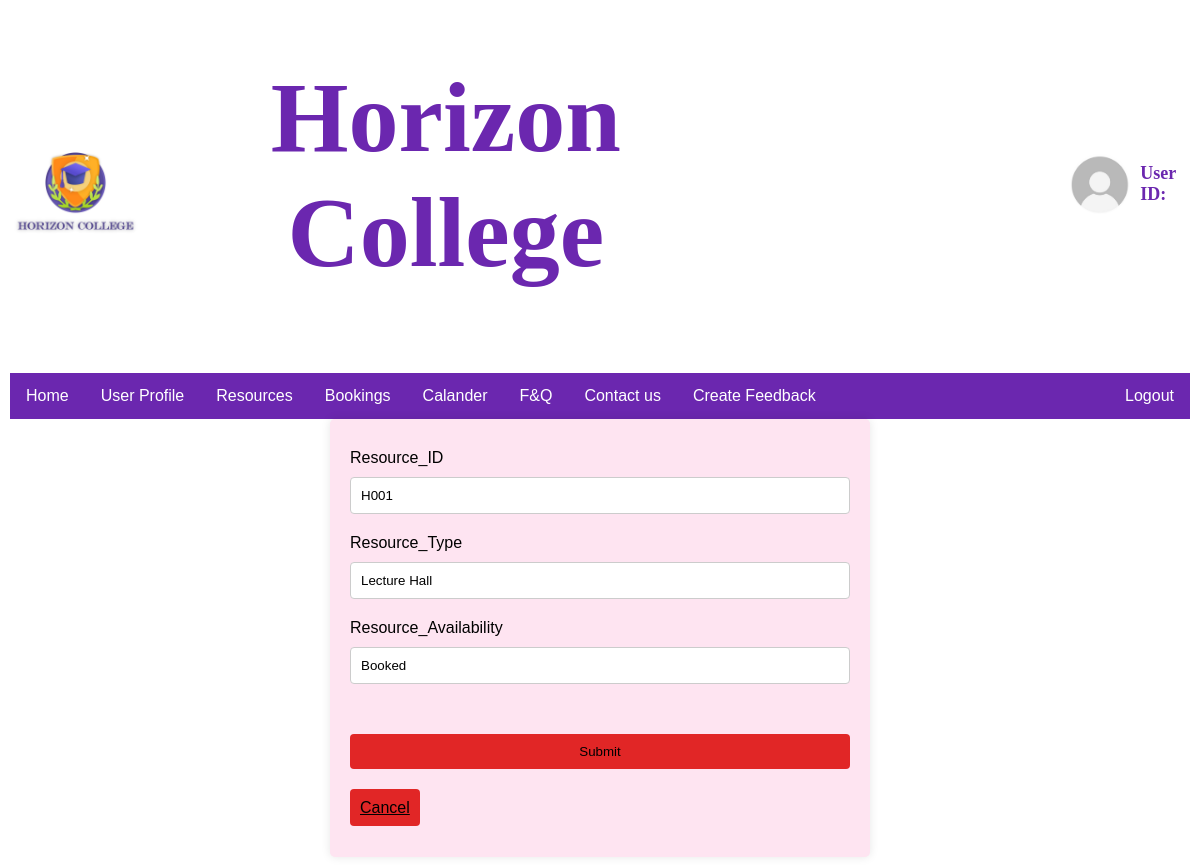
/php/editResource.php?id=H001, run on the app's committed database.
### tables this page shows
CREATE TABLE Resources(
  Resource_ID CHAR(4) NOT NULL UNIQUE,
  Resource_Type VARCHAR(100) NOT NULL,
  Resource_Availability VARCHAR(100) NOT NULL,
  CONSTRAINT pk_Resources PRIMARY KEY (Resource_ID)
);

### php/editResource.php (the view, shortened to what this page needs)
<?php
include "config.php";
$Resource_ID = $_GET['id'];
        $sql = "SELECT * FROM resources WHERE Resource_ID = '$Resource_ID'";
        $result = mysqli_query($conn, $sql);
        $row = mysqli_fetch_assoc($result);
        $Resource_ID = $row['Resource_ID'];
    $Resource_Type = $row['Resource_Type'];
    $Resource_Availability = $row['Resource_Availability'];
?>
<!DOCTYPE html>
<html lang="en">
<head>
    <link rel="stylesheet" text="styles/css" href="../css/LabStyle.css">
  <link rel="stylesheet" text="styles/css" href="../css/styles.css">
  <link rel="stylesheet" text="styles/css" href="../css/Labs2.css">
</head>
<body>
<?php
	include 'user-header.php';
	?>
        <form method = "post" action="updateResource.php">
        <div class = "container">
            <div class = "form-group">
                <label class = "form_label">Resource_ID</label>
                <div class = "col_6">
                    <input type = "text" class = "form_control" name="Resource_ID" placeholder="Resource_ID" value="<?php echo $Resource_ID; ?>">
                </div>
            </div>
            <div class = "form-group">
                <label class = "form_label">Resource_Type</label>
                <div class = "col_6">
                    <input type = "text" class = "form_control"  name="Resource_Type" placeholder="Resource_Type" value="<?php echo $Resource_Type; ?>">
                </div>
            </div>
            <div class = "form-group">
                <label class = "form_label">Resource_Availability</label>
                <div class = "col_6">
                    <input type = "text" class = "form_control" name="Resource_Availability" placeholder="Resource_Availability" value="<?php echo $Resource_Availability; ?>">
                </div>
</div>
            <div class = "form-group">
                <div>
                    <button type = "submit" class = "btn2" > Submit </button>
                </div>
                <div>
                     <a class = "btn2" href="newResourceAdding.php" role ="button">Cancel</a>
                </div>
            </div>
        </form>
</body>
</html>

### css/LabStyle.css (style rules this page uses)
body { background-color:white; background-size:cover; padding: 10px; }

### css/styles.css (style rules this page uses)
body { background-color:white; background-size:cover; padding: 10px; }

### css/Labs2.css (style rules this page uses)
body { font-family: Arial, sans-serif; margin: 0; padding: 0; background-color: #ffffff; }
form { max-width: 500px; margin: 0 auto; background-color: #fee4f1; padding: 20px; border-radius: 5px; box-shadow: 0 0 10px rgba(0, 0, 0, 0.1); }
label { display: block; margin-bottom: 10px; margin-top: 10px; }
input[type="text"], input[type="date"] { width: 100%; padding: 10px; border: 1px solid #ccc; border-radius: 4px; box-sizing: border-box; }
.form-group { margin-bottom: 20px; }
.btn2 { width: 100%; padding: 10px; background-color: #e12626; color: rgb(0, 0, 0); border: none; border-radius: 4px; cursor: pointer; margin-bottom: 30px; margin-top: 30px; }

### css/header-homepage-footer.css (style rules this page uses)
body { background-color:white; background-size:cover; padding: 10px; }

### data on the page
resources: Resource_ID "H001", Resource_Type "Lecture Hall", Resource_Availability "Booked"
